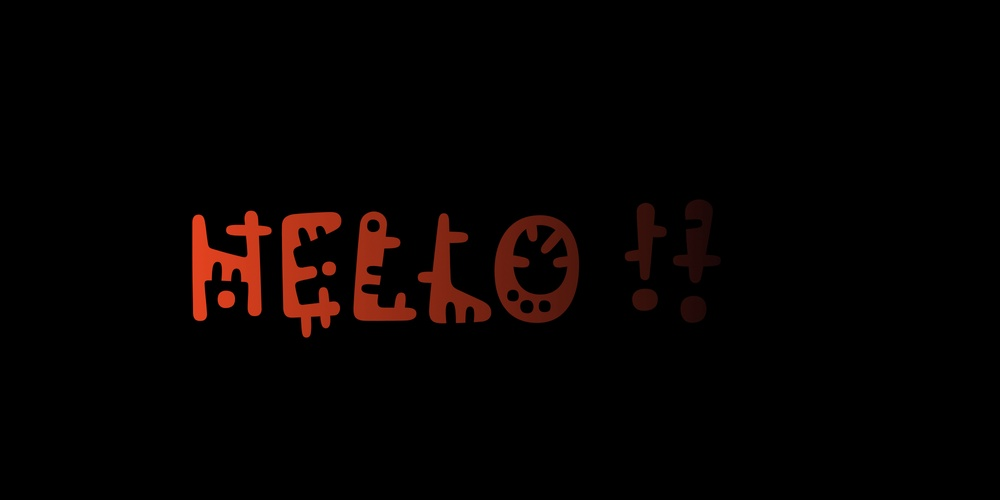
#> input picture assets/#hello/hello.jpeg, 1000 x 500 px, shrunk from 2000 x 1000 before the run, found by its file name
$ jupyter execute 240724.ipynb   (older library calls are emulated)
#> lines starting #> are read from the running program, lines starting #| are printed output that depends on the picture
# Dependencies

[cell 1]
#pip install opencv-python

[cell 2]
import cv2
import numpy as np

# Importing Image

[cell 3]
img = cv2.imread('../assets/hello/hello.jpeg',0)
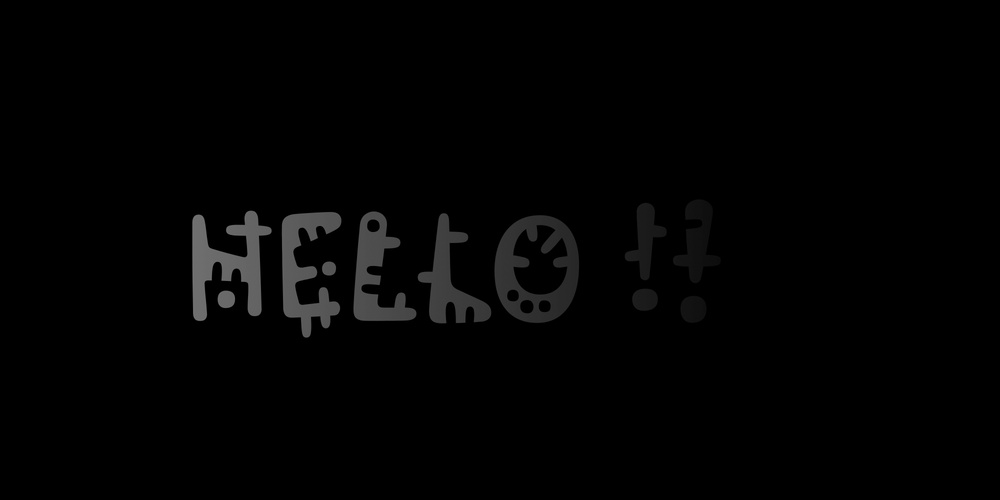
#> img: shape (500, 1000); min 0, max 120, mean 3
img.shape
#> Out = (500, 1000)

# Edge detection using Robert Operator

[cell 4]
robert_operator_x = np.array([[-1, 0], [0, 1]])
robert_operator_y = np.array([[0, -1], [1, 0]])

robert_edge_x = cv2.filter2D(img, cv2.CV_64F, robert_operator_x)
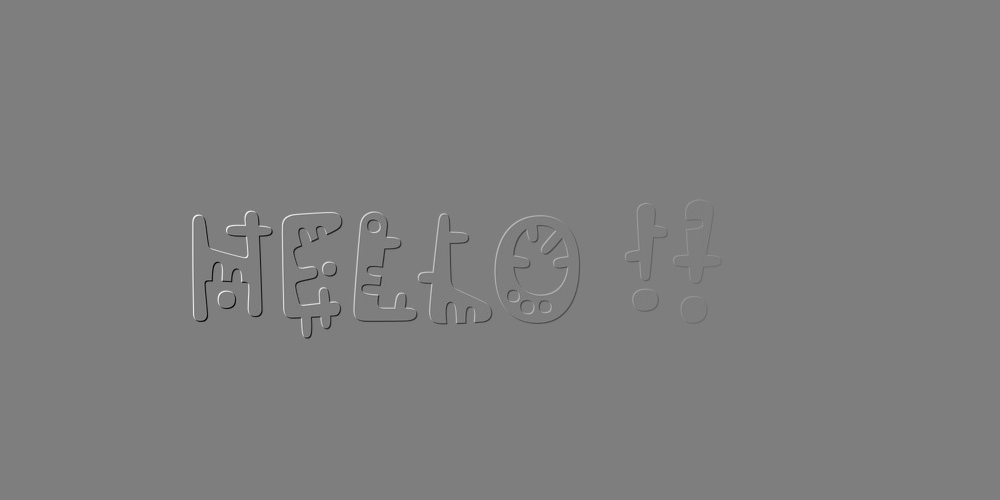
#> robert_edge_x: shape (500, 1000) float64; min -112, max 114, mean 0; drawn with min black and max white
robert_edge_y = cv2.filter2D(img, cv2.CV_64F, robert_operator_y)

robert_edge = np.sqrt(robert_edge_x**2 + robert_edge_y**2)

cv2.imwrite('../assets/robert/robert_edgex.jpeg',robert_edge_x)
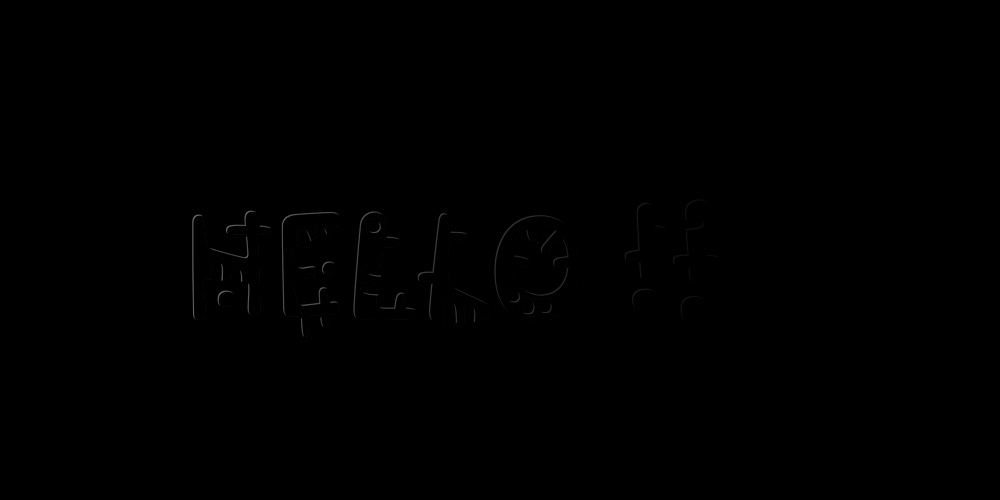
#> saved as robert_edgex.jpeg: shape (500, 1000); min 0, max 114, mean 0.3
cv2.imwrite('../assets/robert/robert_edgey.jpeg',robert_edge_y)
cv2.imwrite('../assets/robert/robert_edge.jpeg',robert_edge)
#> Out = True

# Edge detection using Prewitt Operator

[cell 5]
prewitt_operator_x = np.array([[-1, -1, -1], [0, 0, 0], [1, 1, 1]])
prewitt_operator_y = np.array([[-1, 0, 1], [-1, 0, 1], [-1, 0, 1]])

prewitt_edge_x = cv2.filter2D(img, cv2.CV_64F, prewitt_operator_x)
prewitt_edge_y = cv2.filter2D(img, cv2.CV_64F, prewitt_operator_y)

prewitt_edge = np.sqrt(prewitt_edge_x**2 + prewitt_edge_y**2)

cv2.imwrite('../assets/prewitt/prewitt_edgex.jpeg', prewitt_edge_x)
cv2.imwrite('../assets/prewitt/prewitt_edgey.jpeg', prewitt_edge_y)
cv2.imwrite('../assets/prewitt/prewitt_edge.jpeg', prewitt_edge)
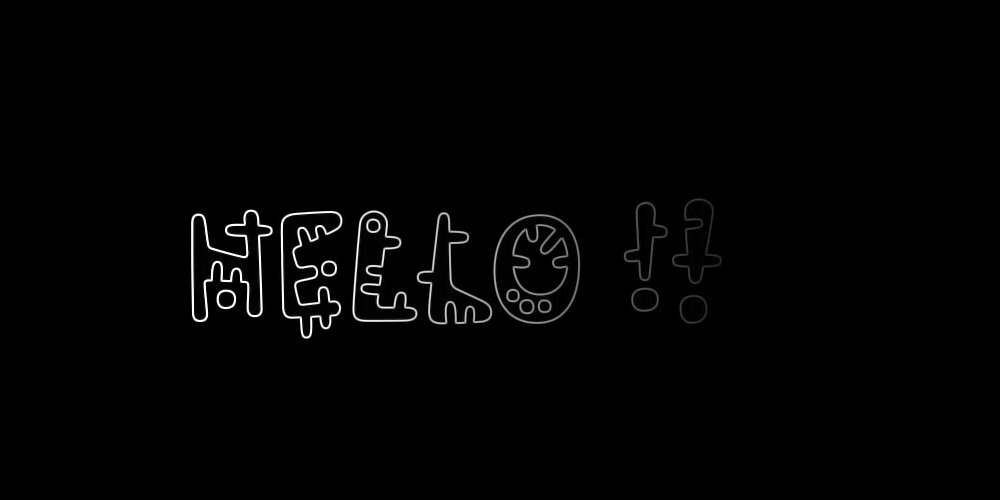
#> saved as prewitt_edge.jpeg: shape (500, 1000); min 0, max 255, mean 2.8
#> Out = True

# Edge detection using Sobel Operator

[cell 6]
sobel_edge_x = cv2.Sobel(img, cv2.CV_64F, 1, 0, ksize=3)
sobel_edge_y = cv2.Sobel(img, cv2.CV_64F, 0, 1, ksize=3)

sobel_edge = np.sqrt(sobel_edge_x**2 + sobel_edge_y**2)

cv2.imwrite('../assets/sobel/sobel_edge_auto.jpeg', sobel_edge)
#> Out = True

[cell 7]
sobel_operator_x = np.array([[-1, -2, -1], [0, 0, 0], [1, 2, 1]])
sobel_operator_y = np.array([[-1, 0, 1], [-2, 0, 2], [-1, 0, 1]])

sobel_edge_x = cv2.filter2D(img, cv2.CV_64F, sobel_operator_x)
sobel_edge_y = cv2.filter2D(img, cv2.CV_64F, sobel_operator_y)

sobel_edge = np.sqrt(sobel_edge_x**2 + sobel_edge_y**2)

cv2.imwrite('../assets/sobel/sobel_edgex.jpeg', sobel_edge_x)
cv2.imwrite('../assets/sobel/sobel_edgey.jpeg', sobel_edge_y)
cv2.imwrite('../assets/sobel/sobel_edge.jpeg', sobel_edge)
#> Out = True

# Edge detection using Kirsch Operator

[cell 8]
kirsch_operator_0 = np.array([[5, 5, 5], [-3, 0, -3], [-3, -3, -3]])
kirsch_operator_45 = np.array([[5, 5, -3], [5, 0, -3], [-3, -3, -3]])
kirsch_operator_90 = np.array([[5, -3, -3], [5, 0, -3], [5, -3, -3]])
kirsch_operator_135 = np.array([[-3, -3, -3], [5, 0, -3], [5, 5, -3]])
kirsch_operator_180 = np.array([[-3, -3, -3], [-3, 0, -3], [5, 5, 5]])
kirsch_operator_225 = np.array([[-3, -3, -3], [-3, 0, 5], [-3, 5, 5]])
kirsch_operator_270 = np.array([[-3, -3, 5], [-3, 0, 5], [-3, -3, 5]])
kirsch_operator_315 = np.array([[-3, 5, 5], [-3, 0, 5], [-3, -3, -3]])

kirsch_edge_0 = cv2.filter2D(img, cv2.CV_64F, kirsch_operator_0)
kirsch_edge_45 = cv2.filter2D(img, cv2.CV_64F, kirsch_operator_45)
kirsch_edge_90 = cv2.filter2D(img, cv2.CV_64F, kirsch_operator_90)
kirsch_edge_135 = cv2.filter2D(img, cv2.CV_64F, kirsch_operator_135)
kirsch_edge_180 = cv2.filter2D(img, cv2.CV_64F, kirsch_operator_180)
kirsch_edge_225 = cv2.filter2D(img, cv2.CV_64F, kirsch_operator_225)
kirsch_edge_270 = cv2.filter2D(img, cv2.CV_64F, kirsch_operator_270)
kirsch_edge_315 = cv2.filter2D(img, cv2.CV_64F, kirsch_operator_315)

kirsch_edge = np.maximum.reduce([kirsch_edge_0, kirsch_edge_45, kirsch_edge_90, kirsch_edge_135, kirsch_edge_180, kirsch_edge_225, kirsch_edge_270, kirsch_edge_315], axis=0)

cv2.imwrite('../assets/kirsch/kirsch_edge.jpeg',kirsch_edge)
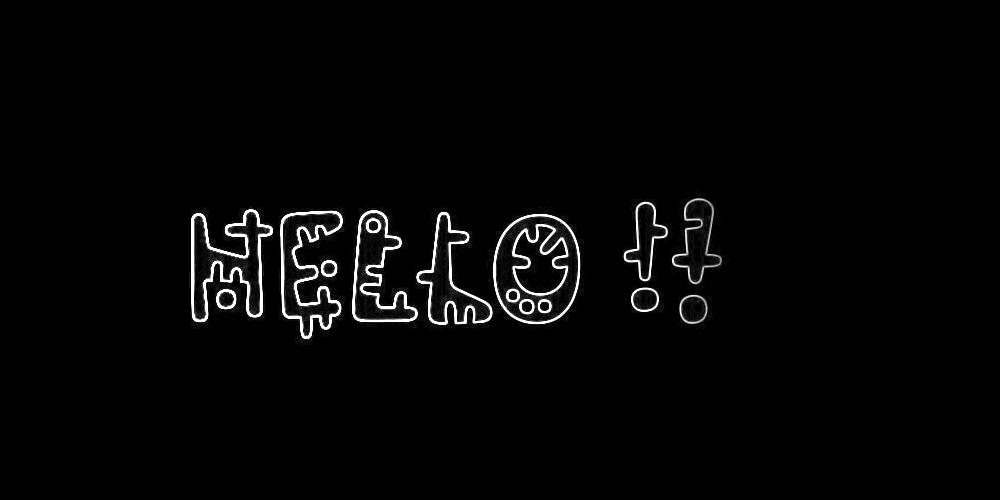
#> saved as kirsch_edge.jpeg: shape (500, 1000); min 0, max 255, mean 5.6
cv2.imwrite('../assets/kirsch/kirsch_edge_0.jpeg', kirsch_edge_0)
cv2.imwrite('../assets/kirsch/kirsch_edge_45.jpeg', kirsch_edge_45)
cv2.imwrite('../assets/kirsch/kirsch_edge_90.jpeg', kirsch_edge_90)
cv2.imwrite('../assets/kirsch/kirsch_edge_135.jpeg', kirsch_edge_135)
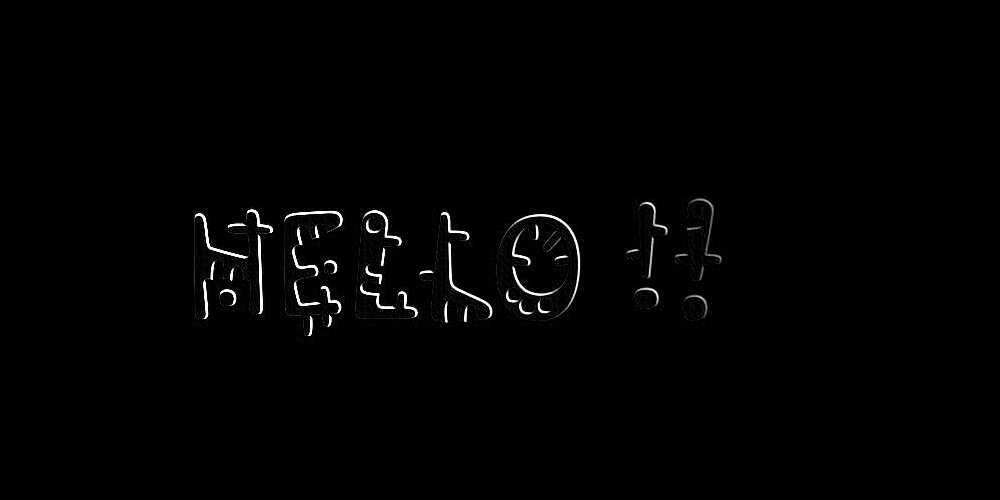
#> saved as kirsch_edge_135.jpeg: shape (500, 1000); min 0, max 255, mean 2.3
cv2.imwrite('../assets/kirsch/kirsch_edge_180.jpeg', kirsch_edge_180)
cv2.imwrite('../assets/kirsch/kirsch_edge_225.jpeg', kirsch_edge_225)
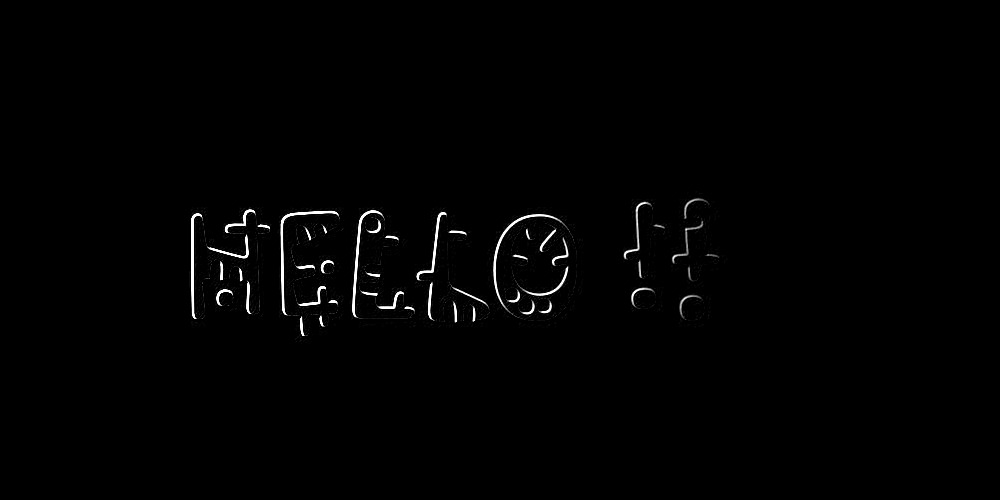
#> saved as kirsch_edge_225.jpeg: shape (500, 1000); min 0, max 255, mean 2.2
cv2.imwrite('../assets/kirsch/kirsch_edge_270.jpeg', kirsch_edge_270)
cv2.imwrite('../assets/kirsch/kirsch_edge_315.jpeg', kirsch_edge_315)
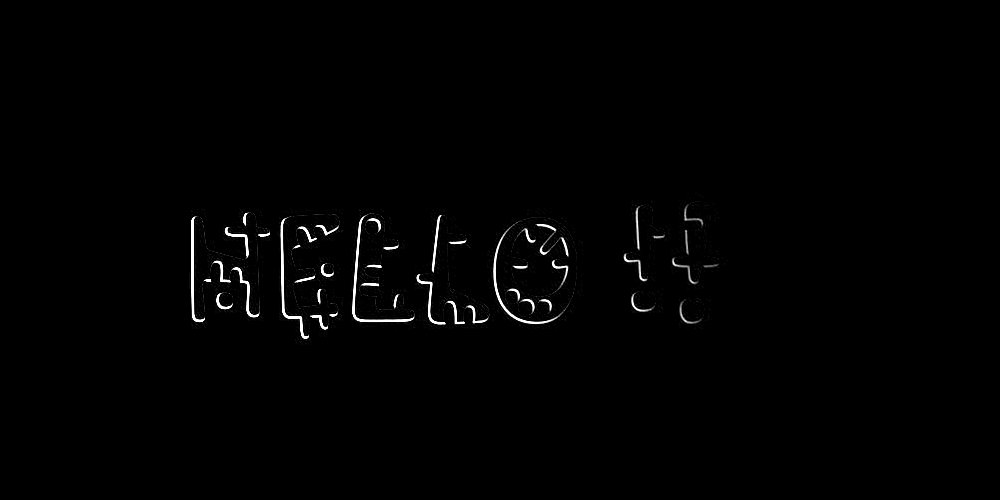
#> saved as kirsch_edge_315.jpeg: shape (500, 1000); min 0, max 255, mean 2.2
#> Out = True

# Edge detection using Robinson Operator

[cell 9]
robinson_operator_0 = np.array([[1, 2, 1], [0, 0, 0], [-1, -2, -1]])
robinson_operator_45 = np.array([[2, 1, 0], [1, 0, -1], [0, -1, -2]])
robinson_operator_90 = np.array([[1, 0, -1], [2, 0, -2], [1, 0, -1]])
robinson_operator_135 = np.array([[0, -1, -2], [1, 0, -1], [2, 1, 0]])
robinson_operator_180 = np.array([[-1, -2, -1], [0, 0, 0], [1, 2, 1]])
robinson_operator_225 = np.array([[-2, -1, 0], [-1, 0, 1], [0, 1, 2]])
robinson_operator_270 = np.array([[-1, 0, 1], [-2, 0, 2], [-1, 0, 1]])
robinson_operator_315 = np.array([[0, 1, 2], [-1, 0, 1], [-2, -1, 0]])

robinson_edge_0 = cv2.filter2D(img, cv2.CV_64F, robinson_operator_0)
robinson_edge_45 = cv2.filter2D(img, cv2.CV_64F, robinson_operator_45)
robinson_edge_90 = cv2.filter2D(img, cv2.CV_64F, robinson_operator_90)
robinson_edge_135 = cv2.filter2D(img, cv2.CV_64F, robinson_operator_135)
robinson_edge_180 = cv2.filter2D(img, cv2.CV_64F, robinson_operator_180)
robinson_edge_225 = cv2.filter2D(img, cv2.CV_64F, robinson_operator_225)
robinson_edge_270 = cv2.filter2D(img, cv2.CV_64F, robinson_operator_270)
robinson_edge_315 = cv2.filter2D(img, cv2.CV_64F, robinson_operator_315)

robinson_edge = np.maximum.reduce([robinson_edge_0, robinson_edge_45, robinson_edge_90, robinson_edge_135, robinson_edge_180, robinson_edge_225, robinson_edge_270, robinson_edge_315])

cv2.imwrite('../assets/robinson/robinson_edge.jpeg', robinson_edge)
cv2.imwrite('../assets/robinson/robinson_edge_0.jpeg', robinson_edge_0)
cv2.imwrite('../assets/robinson/robinson_edge_45.jpeg', robinson_edge_45)
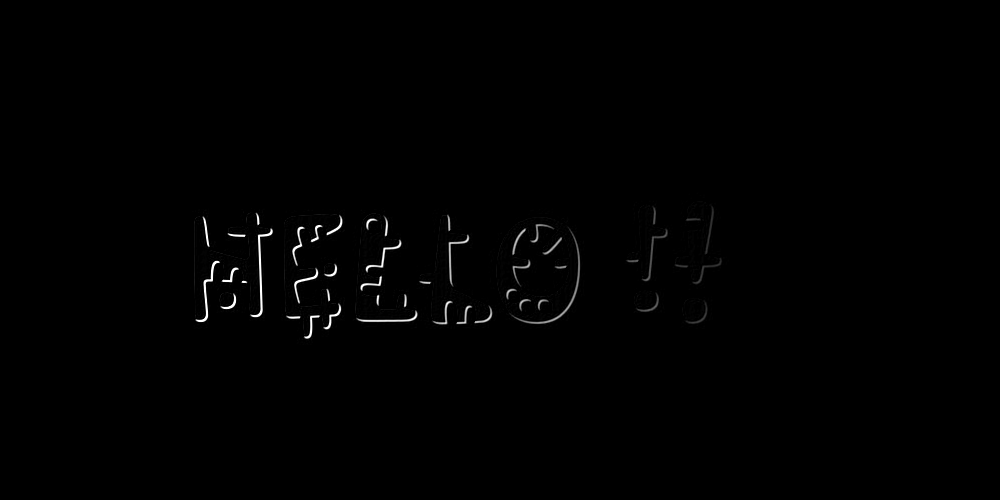
#> saved as robinson_edge_45.jpeg: shape (500, 1000); min 0, max 255, mean 1.3
cv2.imwrite('../assets/robinson/robinson_edge_90.jpeg', robinson_edge_90)
cv2.imwrite('../assets/robinson/robinson_edge_135.jpeg', robinson_edge_135)
cv2.imwrite('../assets/robinson/robinson_edge_180.jpeg', robinson_edge_180)
cv2.imwrite('../assets/robinson/robinson_edge_225.jpeg', robinson_edge_225)
cv2.imwrite('../assets/robinson/robinson_edge_270.jpeg', robinson_edge_270)
cv2.imwrite('../assets/robinson/robinson_edge_315.jpeg', robinson_edge_315)
#> Out = True

# Edge detection using Frie - Chen Operator

[cell 10]
frie_chen_operator_0 = np.array([[3, 10, 3], [0, 0, 0], [-3, -10, -3]])
frie_chen_operator_45 = np.array([[10, 3, 0], [3, 0, -3], [0, -3, -10]])
frie_chen_operator_90 = np.array([[3, 0, -3], [10, 0, -10], [3, 0, -3]])
frie_chen_operator_135 = np.array([[0, -3, -10], [3, 0, -3], [10, 3, 0]])
frie_chen_operator_180 = np.array([[-3, -10, -3], [0, 0, 0], [3, 10, 3]])
frie_chen_operator_225 = np.array([[-10, -3, 0], [-3, 0, 3], [0, 3, 10]])
frie_chen_operator_270 = np.array([[-3, 0, 3], [-10, 0, 10], [-3, 0, 3]])
frie_chen_operator_315 = np.array([[0, 3, 10], [-3, 0, 3], [-10, -3, 0]])

frie_chen_edge_0 = cv2.filter2D(img, cv2.CV_64F, frie_chen_operator_0)
frie_chen_edge_45 = cv2.filter2D(img, cv2.CV_64F, frie_chen_operator_45)
frie_chen_edge_90 = cv2.filter2D(img, cv2.CV_64F, frie_chen_operator_90)
frie_chen_edge_135 = cv2.filter2D(img, cv2.CV_64F, frie_chen_operator_135)
frie_chen_edge_180 = cv2.filter2D(img, cv2.CV_64F, frie_chen_operator_180)
frie_chen_edge_225 = cv2.filter2D(img, cv2.CV_64F, frie_chen_operator_225)
frie_chen_edge_270 = cv2.filter2D(img, cv2.CV_64F, frie_chen_operator_270)
frie_chen_edge_315 = cv2.filter2D(img, cv2.CV_64F, frie_chen_operator_315)

frie_chen_edge = np.maximum.reduce([frie_chen_edge_0, frie_chen_edge_45, frie_chen_edge_90, frie_chen_edge_135, frie_chen_edge_180, frie_chen_edge_225, frie_chen_edge_270, frie_chen_edge_315])

cv2.imwrite('../assets/frie_chen/frie_chen_edge.jpeg', frie_chen_edge)
cv2.imwrite('../assets/frie_chen/frie_chen_edge_0.jpeg', frie_chen_edge_0)
cv2.imwrite('../assets/frie_chen/frie_chen_edge_45.jpeg', frie_chen_edge_45)
cv2.imwrite('../assets/frie_chen/frie_chen_edge_90.jpeg', frie_chen_edge_90)
cv2.imwrite('../assets/frie_chen/frie_chen_edge_135.jpeg', frie_chen_edge_135)
cv2.imwrite('../assets/frie_chen/frie_chen_edge_180.jpeg', frie_chen_edge_180)
cv2.imwrite('../assets/frie_chen/frie_chen_edge_225.jpeg', frie_chen_edge_225)
cv2.imwrite('../assets/frie_chen/frie_chen_edge_270.jpeg', frie_chen_edge_270)
cv2.imwrite('../assets/frie_chen/frie_chen_edge_315.jpeg', frie_chen_edge_315)
#> Out = True

# Edge detection using Laplacian Operator

[cell 11]
laplacian_operator = np.array([[0, -1, 0], [-1, 4, -1], [0, -1, 0]])

laplacian_edge = cv2.filter2D(img, cv2.CV_64F, laplacian_operator)

cv2.imwrite('../assets/laplace/laplacian_edge.jpeg', laplacian_edge)
#> Out = True

# Marr Hildreth Edge Detector (LoG)

[cell 12]
sigma = 1.4
kernel_size = int(2 * round(3 * sigma) + 1)

img_blur = cv2.GaussianBlur(img, (kernel_size, kernel_size), sigma)

marr_hildreth_edge = cv2.Laplacian(img_blur, cv2.CV_64F)

cv2.imwrite('../assets/marr_hildreth/marr_hildreth_edge.jpeg', marr_hildreth_edge)
#> Out = True

# Canny Edge detector

[cell 13]
canny_edge = cv2.Canny(img, 100, 200)

cv2.imwrite('../assets/canny/canny_edge.jpeg', canny_edge)
#> Out = True
